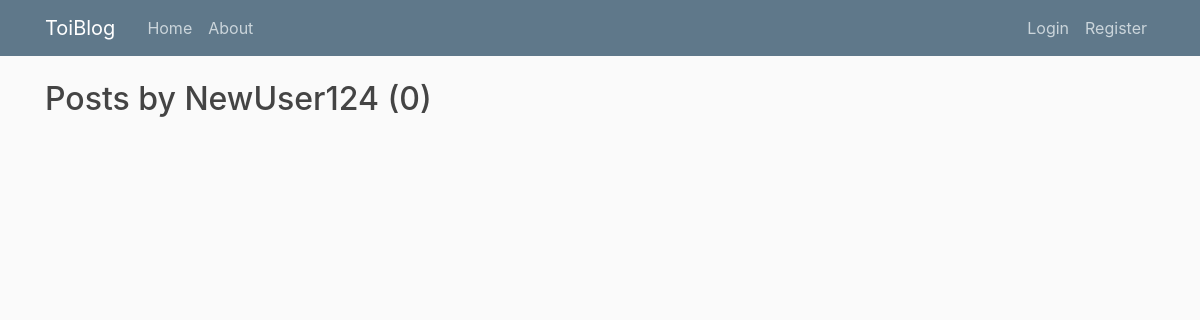
Page //user/NewUser124 on the earlier database version.
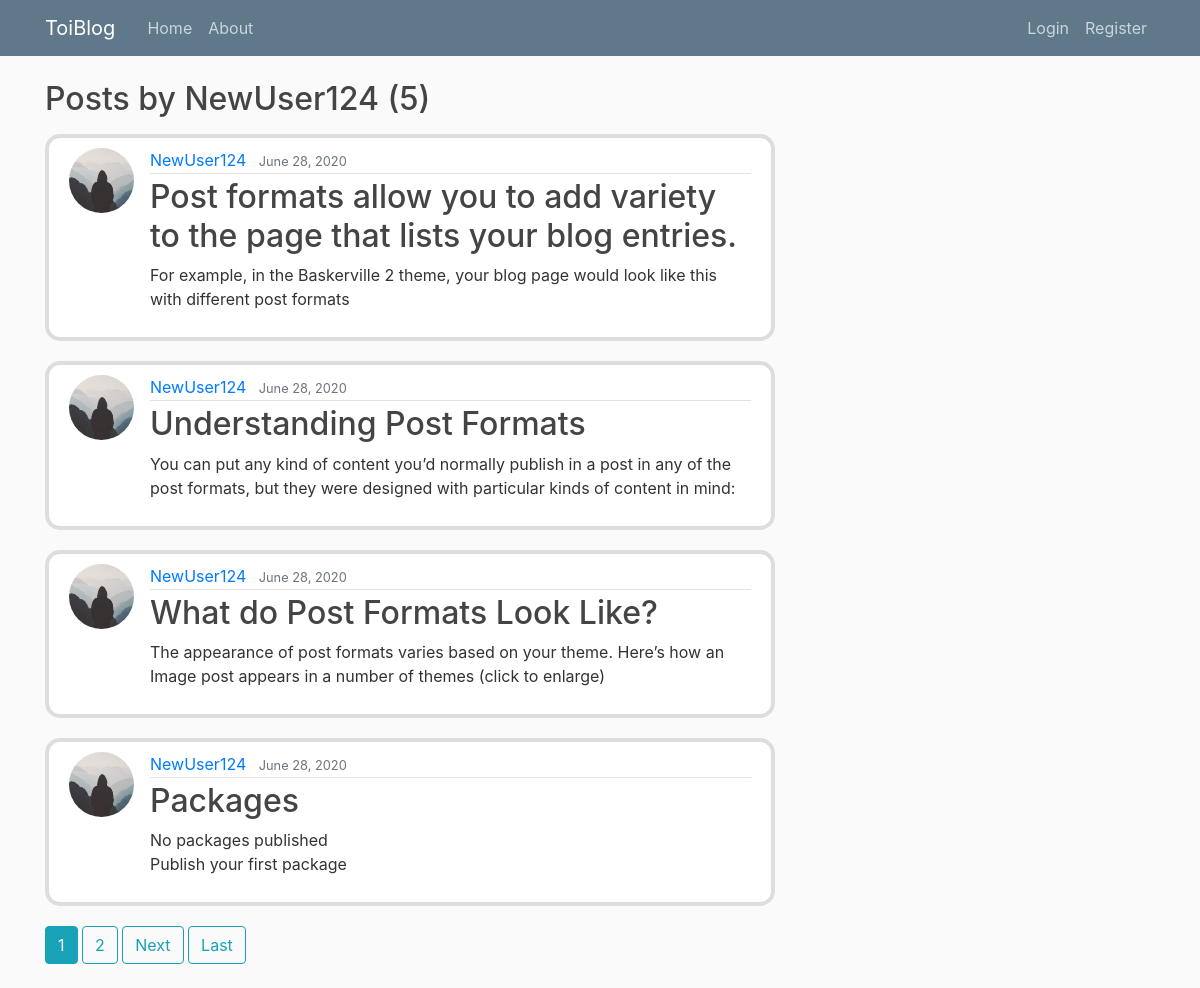
Same page on the later database version.
### blog/models.py (models this page shows, shortened)
class Post(models.Model):
	title = models.CharField(max_length=100)
	content = models.TextField()
	date_posted = models.DateTimeField(default=timezone.now)
	author = models.ForeignKey(User, on_delete=models.CASCADE)

### users/models.py (models this page shows, shortened)
class Profile(models.Model):
	user = models.OneToOneField(User, on_delete=models.CASCADE)
	image = models.ImageField(default='default.jpg', upload_to='profile_pics')

### blog/views.py (the view)
# urls.py: path('/user/<str:username>', UserPostListView.as_view(), name='user-posts'),
class UserPostListView(ListView):
	model = Post
	template_name = 'blog/user_posts.html'
	context_object_name = 'posts'
	paginate_by = 4
	def get_queryset(self):
		user = get_object_or_404(User, username=self.kwargs.get('username'))
		return Post.objects.filter(author=user).order_by('-date_posted')

### blog/templates/blog/user_posts.html (shortened to what this page needs)
{% extends "blog/base.html"%}
{% block content %}
    <h2 class="mb-3">Posts by {{ view.kwargs.username }} ({{ page_obj.paginator.count }})</h2>
    {% for post in posts %}
        <article class="media content-section">
          <img class="rounded-circle article-img" src="{{ post.author.profile.image.url }}">
          <div class="media-body">
            <div class="article-metadata">
              <a class="mr-2" href="{% url 'user-posts' post.author.username %}">{{ post.author }}</a>
              <small class="text-muted">{{ post.date_posted|date:"F d, Y" }}</small>
            </div>
            <h2><a class="article-title" href="{% url 'post-detail' post.id %}">{{ post.title }}</a></h2>
            <p class="article-content">{{ post.content }}</p>
          </div>
        </article>
    {% endfor %}
    {% if is_paginated %}
      {% for num in page_obj.paginator.page_range %}
        {% if page_obj.number == num %}
          <a class="btn btn-info mb-4" href="?page={{ num }}">{{ num }}</a>
          {% elif num > page_obj.number|add:'-3' and num < page_obj.number|add:'3' %}
            <a class="btn btn-outline-info mb-4" href="?page={{ num }}">{{ num }}</a>
        {% endif %}
      {% endfor %}
      {% if page_obj.has_next %}
        <a class="btn btn-outline-info mb-4" href="?page={{ page_obj.next_page_number }}">Next</a>
        <a class="btn btn-outline-info mb-4" href="?page={{ page_obj.paginator.num_pages }}">Last</a>
      {% endif %}
    {% endif %}
{% endblock content %}

### blog/templates/blog/base.html (shortened to what this page needs)
{% load static %}
<!DOCTYPE html>
<html>
<head>
    <link rel="stylesheet" href="https://maxcdn.bootstrapcdn.com/bootstrap/4.0.0/css/bootstrap.min.css">
    <link rel="stylesheet" type="text/css" href="{% static 'blog/main.css' %}">
</head>
<body>
	<header class="site-header">
      <nav class="navbar navbar-expand-md navbar-dark bg-steel fixed-top">
        <div class="container">
          <a class="navbar-brand mr-4" href="{% url 'blog-home' %}">ToiBlog</a>
          <div class="collapse navbar-collapse" id="navbarToggle">
            <div class="navbar-nav mr-auto">
              <a class="nav-item nav-link" href="{% url 'blog-home' %}">Home</a>
              <a class="nav-item nav-link" href="{% url 'blog-about' %}">About</a>
            </div>
            <div class="navbar-nav">
            	{% if user.is_authenticated %}
            		<a class="nav-item nav-link" href="{% url 'post-create' %}">New Post</a>
            		<a class="nav-item nav-link" href="{% url 'profile' %}">Profile</a>
            		<a class="nav-item nav-link" href="{% url 'logout' %}">Logout</a>
            	{% else %}
	            	<a class="nav-item nav-link" href="{% url 'login' %}">Login</a>
	              	<a class="nav-item nav-link" href="{% url 'register' %}">Register</a>
                {% endif %}
            </div>
          </div>
        </div>
      </nav>
    </header>
	<main role="main" class="container">
      <div class="row">
        <div class="col-md-8">
        	{% block content %}{% endblock %}
        </div>
      </div>
    </main>
</body>
</html>

### blog/static/blog/main.css (style rules this page uses)
body { background: #fafafa; color: #333333; margin-top: 5rem; }
h1, h2, h3, h4, h5, h6 { color: #444444; }
.bg-steel { background-color: #5f788a; }
.site-header .navbar-nav .nav-link { color: #cbd5db; }
.content-section { background: #ffffff; padding: 10px 20px; border: 4px solid #dddddd; border-radius: 15px; margin-bottom: 20px; }
.article-title { color: #444444; }
.article-content { white-space: pre-line; }
.article-img { height: 65px; width: 65px; margin-right: 16px; }
.article-metadata { padding-bottom: 1px; margin-bottom: 4px; border-bottom: 1px solid #e3e3e3; }

Differences in the rows shown:
added Post: author.profile.image (placeholder picture), author "NewUser124", date_posted "June 28, 2020", title "Post formats allow you to add variety to the page that lists your blog entries.", content "For example, in the Baskerville 2 theme, your blog page would look like this with different post formats"
added Post: author.profile.image (placeholder picture), author "NewUser124", date_posted "June 28, 2020", title "Understanding Post Formats", content "You can put any kind of content you’d normally publish in a post in any of the post formats, but they were designed with particular kinds of content in mind:"
added Post: author.profile.image (placeholder picture), author "NewUser124", date_posted "June 28, 2020", title "What do Post Formats Look Like?", content "The appearance of post formats varies based on your theme. Here’s how an Image post appears in a number of themes (click to enlarge)"
added Post: author.profile.image (placeholder picture), author "NewUser124", date_posted "June 28, 2020", title "Packages", content "No packages published Publish your first package"
Other differences:
{{ page_obj.paginator.count }}: "0" → "5"
new list line: "1"
new list line: "2"
text now shown: "Next Last"
